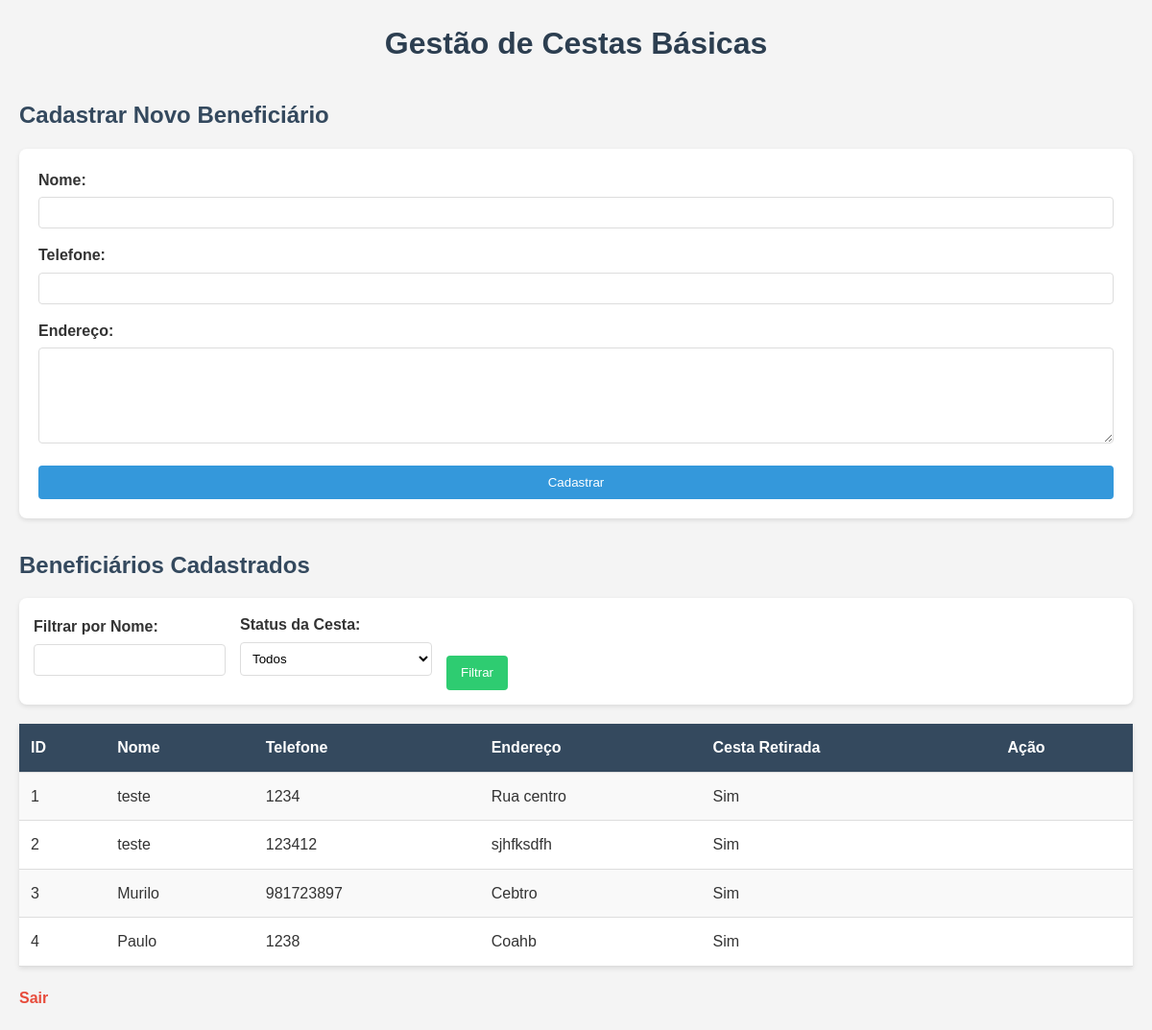
/dashboard (signed in), run on an earlier commit of the app's database.
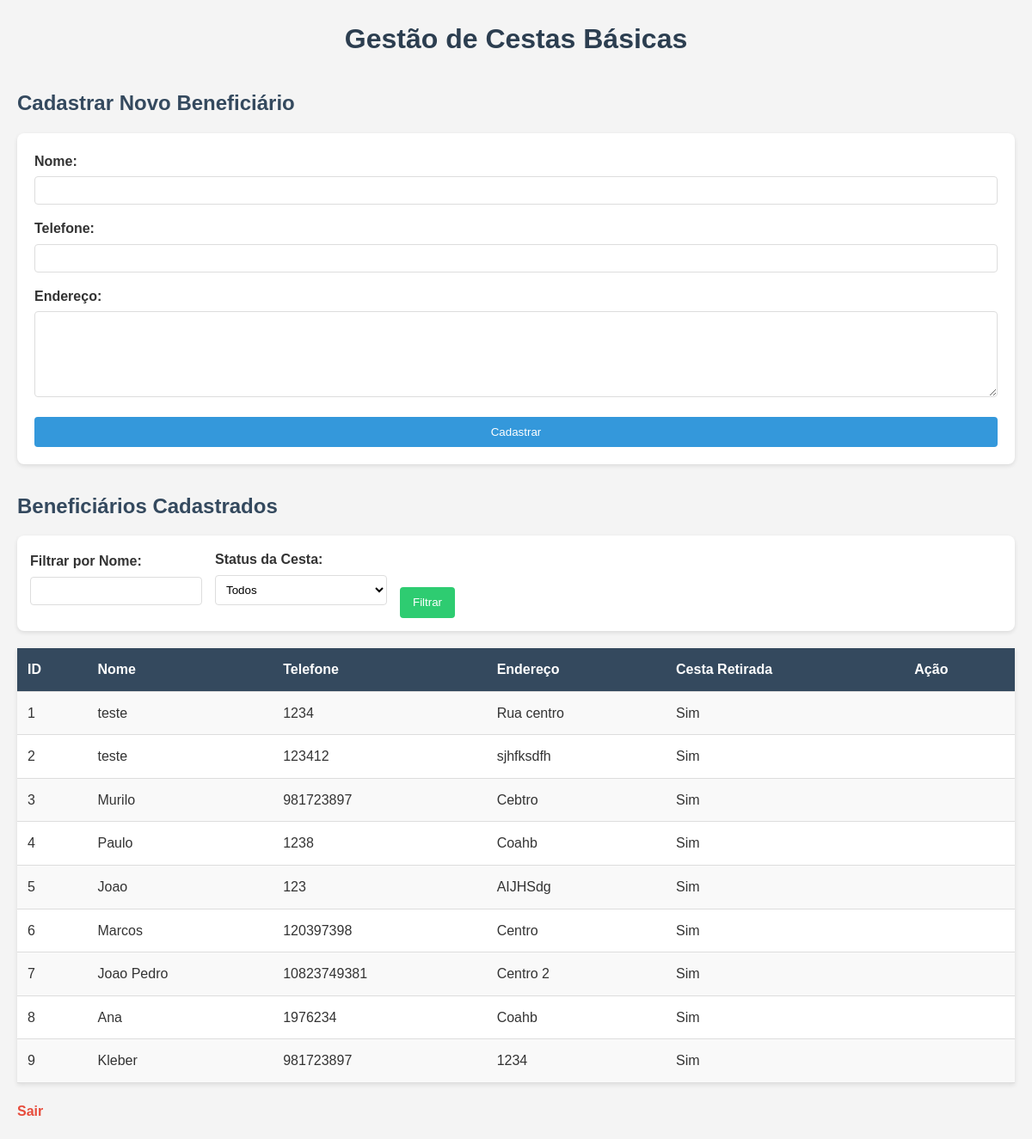
And on a later commit of the database.
### tables this page shows
CREATE TABLE beneficiarios (
            id INTEGER PRIMARY KEY AUTOINCREMENT,
            nome VARCHAR(100),
            telefone VARCHAR(20),
            endereco TEXT,
            cesta_retirada BOOLEAN DEFAULT 0,
            data_cadastro DATETIME DEFAULT CURRENT_TIMESTAMP
        );

### app.py (the view)
@app.route('/dashboard', methods=['GET'])
def dashboard():
    if not session.get('logged_in'):
        return redirect('/login')
    nome_filtro = request.args.get('nome', '').strip()
    status_filtro = request.args.get('status', 'todos')  # 'todos', 'retirada', 'nao_retirada'
    conn = get_db()
    query = 'SELECT * FROM beneficiarios WHERE 1=1'
    params = []
    if nome_filtro:
        query += ' AND nome LIKE ?'
        params.append(f'%{nome_filtro}%')
    if status_filtro == 'retirada':
        query += ' AND cesta_retirada = 1'
    elif status_filtro == 'nao_retirada':
        query += ' AND cesta_retirada = 0'
    beneficiarios = conn.execute(query, params).fetchall()
    conn.close()
    return render_template('dashboard.html', beneficiarios=beneficiarios,
                          nome_filtro=nome_filtro, status_filtro=status_filtro)

### app.py (called while the page is built)
def get_db():
    conn = sqlite3.connect('cestas.db')
    conn.row_factory = sqlite3.Row  # Para retornar resultados como dicionários
    return conn

### templates/dashboard.html (shortened to what this page needs)
<!DOCTYPE html>
<html lang="pt-BR">
<head>
    <link rel="stylesheet" href="{{ url_for('static', filename='style.css') }}">
</head>
<body>
    <h1>Gestão de Cestas Básicas</h1>
    <h2>Cadastrar Novo Beneficiário</h2>
    <form method="POST" action="/cadastrar">
        <label>Nome:</label>
        <input type="text" name="nome" required>
        <label>Telefone:</label>
        <input type="text" name="telefone" required>
        <label>Endereço:</label>
        <textarea name="endereco" required></textarea>
        <button type="submit">Cadastrar</button>
    </form>
    <h2>Beneficiários Cadastrados</h2>
    <form method="GET" action="/dashboard" class="filter-form">
        <div class="filter-group">
            <label for="nome">Filtrar por Nome:</label>
            <input type="text" id="nome" name="nome" value="{{ nome_filtro }}">
        </div>
        <div class="filter-group">
            <label for="status">Status da Cesta:</label>
            <select id="status" name="status">
                <option value="todos" {% if status_filtro == 'todos' %}selected{% endif %}>Todos</option>
            </select>
        </div>
        <div class="filter-group">
            <button type="submit">Filtrar</button>
        </div>
    </form>
    <table>
        <tr>
            <th>ID</th>
            <th>Nome</th>
            <th>Telefone</th>
            <th>Endereço</th>
            <th>Cesta Retirada</th>
            <th>Ação</th>
        </tr>
        {% for beneficiario in beneficiarios %}
        <tr>
            <td>{{ beneficiario['id'] }}</td>
            <td>{{ beneficiario['nome'] }}</td>
            <td>{{ beneficiario['telefone'] }}</td>
            <td>{{ beneficiario['endereco'] }}</td>
            <td>{{ 'Sim' if beneficiario['cesta_retirada'] else 'Não' }}</td>
            <td>
            </td>
        </tr>
        {% endfor %}
    </table>
    <a href="/logout">Sair</a>
</body>
</html>

### static/style.css (style rules this page uses)
* { margin: 0; padding: 0; box-sizing: border-box; font-family: Arial, sans-serif; }
body { background-color: #f4f4f4; color: #333; padding: 20px; line-height: 1.6; }
h1 { color: #2c3e50; text-align: center; margin-bottom: 20px; }
h2 { color: #34495e; margin-top: 30px; margin-bottom: 15px; }
form { background-color: #fff; padding: 20px; border-radius: 8px; box-shadow: 0 2px 5px rgba(0, 0, 0, 0.1); max-width: 500px; margin: 0 auto 30px; }
label { display: block; margin-bottom: 5px; font-weight: bold; }
input[type="text"], input[type="password"], textarea { width: 100%; padding: 8px; margin-bottom: 15px; border: 1px solid #ddd; border-radius: 4px; }
textarea { height: 100px; resize: vertical; }
button { background-color: #3498db; color: #fff; padding: 10px 15px; border: none; border-radius: 4px; cursor: pointer; width: 100%; }
table { width: 100%; border-collapse: collapse; background-color: #fff; box-shadow: 0 2px 5px rgba(0, 0, 0, 0.1); }
th, td { padding: 12px; text-align: left; border-bottom: 1px solid #ddd; }
th { background-color: #34495e; color: #fff; }
tr:nth-child(even) { background-color: #f9f9f9; }
a { display: inline-block; margin-top: 20px; color: #e74c3c; text-decoration: none; font-weight: bold; }
body > * { max-width: 1200px; margin-left: auto; margin-right: auto; }
select { width: 100%; padding: 8px; margin-bottom: 15px; border: 1px solid #ddd; border-radius: 4px; background-color: #fff; }
.filter-form { display: flex; align-items: flex-end; gap: 15px; background-color: #fff; padding: 15px; border-radius: 8px; box-shadow: 0 2px 5px rgba(0, 0, 0, 0.1); margin-bottom: 20px; }
.filter-group { display: flex; flex-direction: column; }
.filter-group label { margin-bottom: 5px; }
.filter-group input[type="text"], .filter-group select { width: 200px; padding: 8px; border: 1px solid #ddd; border-radius: 4px; }
.filter-group button { padding: 8px 15px; background-color: #2ecc71; color: #fff; border: none; border-radius: 4px; cursor: pointer; height: 36px; }

What changed in the data, as far as the page shows it:
added beneficiarios: id "5", nome "Joao", telefone "123", endereco "AIJHSdg", cesta_retirada "Sim"
added beneficiarios: id "6", nome "Marcos", telefone "120397398", endereco "Centro", cesta_retirada "Sim"
added beneficiarios: id "7", nome "Joao Pedro", telefone "10823749381", endereco "Centro 2", cesta_retirada "Sim"
added beneficiarios: id "8", nome "Ana", telefone "1976234", endereco "Coahb", cesta_retirada "Sim"
added beneficiarios: id "9", nome "Kleber", telefone "981723897", endereco "1234", cesta_retirada "Sim"
